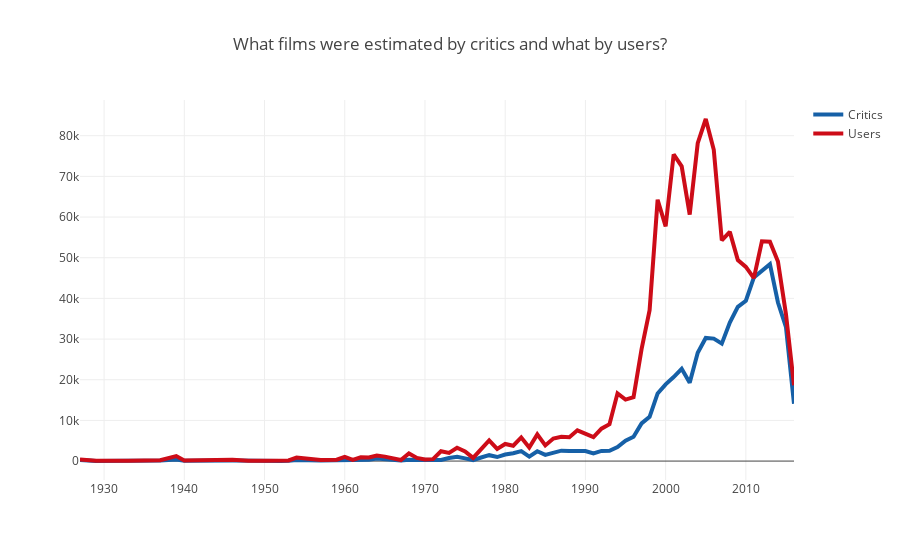

This figure's notebook cell:
### Code cell
trace0 = go.Scatter(
    x=years_df.index,
    y=years_df.num_critic_for_reviews,
#    mode='lines',
    line = dict(
        color = ('rgb(22, 96, 167)'),
        width = 4),
    name='Critics'
)

trace1 = go.Scatter(
    x=years_df.index,
    y=years_df.num_user_for_reviews,
#    mode='markers',
    line = dict(
        color = ('rgb(205, 12, 24)'),
        width = 4),
    name='Users'
)

data = [trace0, trace1]
layout = {'title': 'What films were estimated by critics and what by users?'}

fig = go.Figure(data=data, layout=layout)

iplot(fig, show_link=False)
